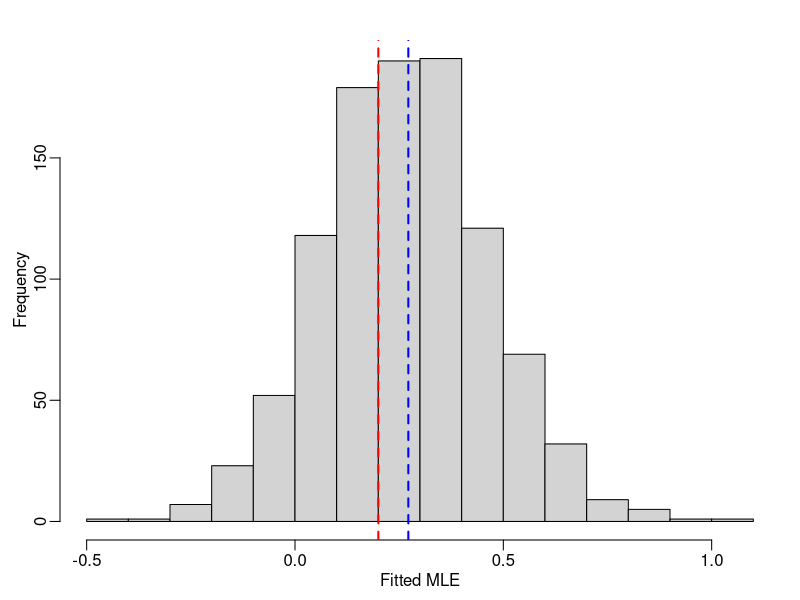

Write the R code that produced this figure.
## ---- chunk 1
knitr::opts_chunk$set(echo = TRUE)
par(mar=c(3,3,2,1), mgp=c(1.5,0.5,0))
## ---- chunk 2
logistic <- function(t) 1/(1+exp(-t))
## ---- chunk 3
n <- 400
p <- 80
kappa <- p/n

Sigma <- toeplitz(0.2^(0:(p-1))) # covariance matrix
R <- chol(Sigma)

non_null <- sample(1:p, p/2, replace = FALSE) 
beta <- numeric(p)
beta[non_null] <- 0.2
## ---- chunk 4
B <- 1000
betas <- matrix(0, B, p)

for(i in 1:B){
  X <- matrix(rnorm(n*p, 0, 1), n, p)  %*% R
  Y <- rbinom(n, 1, logistic(X%*%beta))
  fit <-  glm(Y~X+0, family = binomial)
  betas[i,] <- coef(fit)
}
## ---- chunk 5
j <- sample(non_null,1)
hist(betas[,j], xlab = "Fitted MLE", main = "")
abline(v = beta[j], lty = "dashed", col = "red", lwd = 2)
abline(v=1.36*beta[j], lty = "dashed", col = "blue", lwd = 2)
## ---- chunk 6
# calculated parameters in this example
alpha_s <- 1.36
sigma_s <- 3.64
lambda_s <- 1.98
## ---- chunk 7
tau <- 1/sqrt(diag(solve(Sigma)))
## ---- chunk 8
# adjusted 90% confidence interval 
ci.low <- (betas + sigma_s / sqrt(n) / matrix(rep(tau, n), B, p, byrow = TRUE) * qnorm(0.05))/alpha_s
ci.up <-  (betas + sigma_s / sqrt(n) / matrix(rep(tau, n), B, p, byrow = TRUE)  * qnorm(0.95))/alpha_s
## ---- chunk 9
mean((beta[j]> ci.low[,j]) & (beta[j]< ci.up[,j])) 
## ---- chunk 10
mean((matrix(rep(beta, n), B, p, byrow = TRUE) > ci.low) & (matrix(rep(beta, n), B, p, byrow = TRUE) < ci.up)) 
